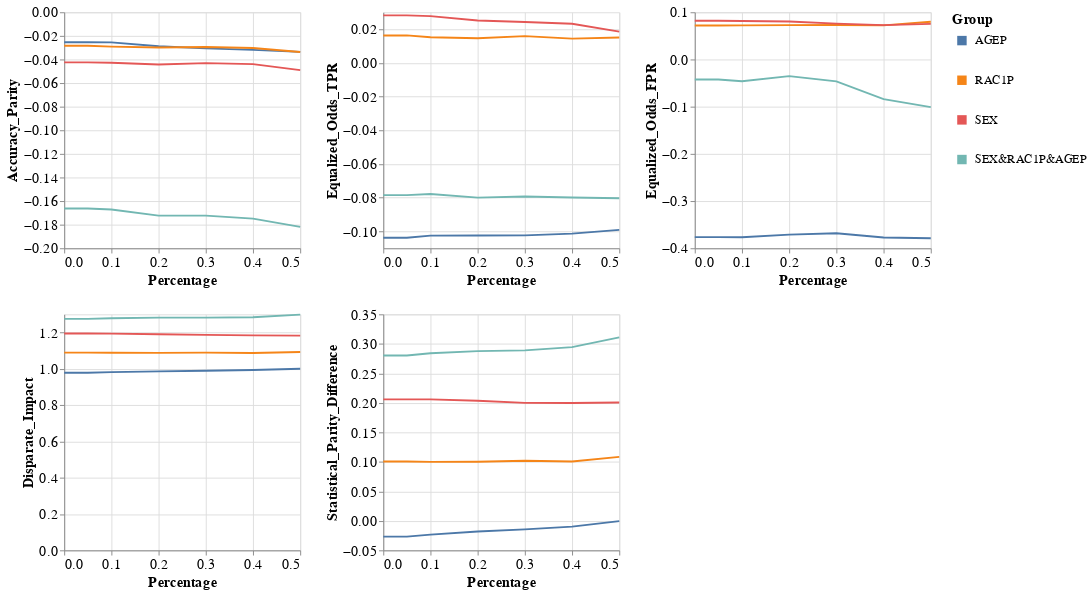

The notebook cell saved with this chart:
### Code cell
visualizer.create_groups_grid_pct_lines_plot(model_name=MODEL_NAMES[0],
                                             target_preprocessing_technique=PREPROCESSING_TECHNIQUES[0],
                                             group_metrics_type='fairness')

### Figure 1 — Vega-Lite specification as saved in the notebook (floating-point values rounded to 4 significant figures)
{"config": {"view": {"continuousWidth": 400, "continuousHeight": 300}, "axis": {"labelFontSize": 15, "titleFontSize": 15}, "legend": {"labelFontSize": 13, "symbolStrokeWidth": 10, "titleFontSize": 15}}, "vconcat": [{"hconcat": [{"mark": "line", "encoding": {"color": {"field": "Group", "type": "nominal"}, "x": {"field": "Percentage", "type": "quantitative"}, "y": {"field": "Metric_Value", "title": "Accuracy_Parity", "type": "quantitative"}}, "height": 250, "width": 250}, {"data": {"name": "data-0c2902fc7ee91f45fbda446cadce1b52"}, "mark": "line", "encoding": {"color": {"field": "Group", "type": "nominal"}, "x": {"field": "Percentage", "type": "quantitative"}, "y": {"field": "Metric_Value", "title": "Equalized_Odds_TPR", "type": "quantitative"}}, "height": 250, "width": 250}, {"data": {"name": "data-f971a2fc4892883136ca72e50a469620"}, "mark": "line", "encoding": {"color": {"field": "Group", "type": "nominal"}, "x": {"field": "Percentage", "type": "quantitative"}, "y": {"field": "Metric_Value", "title": "Equalized_Odds_FPR", "type": "quantitative"}}, "height": 250, "width": 250}]}, {"hconcat": [{"mark": "line", "encoding": {"color": {"field": "Group", "type": "nominal"}, "x": {"field": "Percentage", "type": "quantitative"}, "y": {"field": "Metric_Value", "title": "Disparate_Impact", "type": "quantitative"}}, "height": 250, "width": 250}, {"data": {"name": "data-905065e5d3a139163e03b15bbe49e051"}, "mark": "line", "encoding": {"color": {"field": "Group", "type": "nominal"}, "x": {"field": "Percentage", "type": "quantitative"}, "y": {"field": "Metric_Value", "title": "Statistical_Parity_Difference", "type": "quantitative"}}, "height": 250, "width": 250}], "data": {"name": "data-ff1cdd01fa4d382279e469d6518927d4"}}], "data": {"name": "data-3e34b0834c1b353f0fa538a464223d29"}, "$schema": "https://vega.github.io/schema/vega-lite/v4.17.0.json", "datasets": {"data-3e34b0834c1b353f0fa538a464223d29": [{"Model_Name": "DecisionTreeClassifier", "Metric": "Accuracy_Parity", "Group": "AGEP", "Metric_Value": -0.02536, "Percentage": 0.0}, {"Model_Name": "DecisionTreeClassifier", "Metric": "Accuracy_Parity", "Group": "RAC1P", "Metric_Value": -0.02836, "Percentage": 0.0}, {"Model_Name": "DecisionTreeClassifier", "Metric": "Accuracy_Parity", "Group": "SEX", "Metric_Value": -0.04244, "Percentage": 0.0}, {"Model_Name": "DecisionTreeClassifier", "Metric": "Accuracy_Parity", "Group": "SEX&RAC1P&AGEP", "Metric_Value": -0.1663, "Percentage": 0.0}, {"Model_Name": "DecisionTreeClassifier", "Metric": "Accuracy_Parity", "Group": "AGEP", "Metric_Value": -0.02536, "Percentage": 0.05}, {"Model_Name": "DecisionTreeClassifier", "Metric": "Accuracy_Parity", "Group": "RAC1P", "Metric_Value": -0.02836, "Percentage": 0.05}, {"Model_Name": "DecisionTreeClassifier", "Metric": "Accuracy_Parity", "Group": "SEX", "Metric_Value": -0.04244, "Percentage": 0.05}, {"Model_Name": "DecisionTreeClassifier", "Metric": "Accuracy_Parity", "Group": "SEX&RAC1P&AGEP", "Metric_Value": -0.1663, "Percentage": 0.05}, {"Model_Name": "DecisionTreeClassifier", "Metric": "Accuracy_Parity", "Group": "AGEP", "Metric_Value": -0.02551, "Percentage": 0.1}, {"Model_Name": "DecisionTreeClassifier", "Metric": "Accuracy_Parity", "Group": "RAC1P", "Metric_Value": -0.0291, "Percentage": 0.1}, {"Model_Name": "DecisionTreeClassifier", "Metric": "Accuracy_Parity", "Group": "SEX", "Metric_Value": -0.0428, "Percentage": 0.1}, {"Model_Name": "DecisionTreeClassifier", "Metric": "Accuracy_Parity", "Group": "SEX&RAC1P&AGEP", "Metric_Value": -0.1671, "Percentage": 0.1}, {"Model_Name": "DecisionTreeClassifier", "Metric": "Accuracy_Parity", "Group": "AGEP", "Metric_Value": -0.02878, "Percentage": 0.2}, {"Model_Name": "DecisionTreeClassifier", "Metric": "Accuracy_Parity", "Group": "RAC1P", "Metric_Value": -0.0299, "Percentage": 0.2}, {"Model_Name": "DecisionTreeClassifier", "Metric": "Accuracy_Parity", "Group": "SEX", "Metric_Value": -0.04426, "Percentage": 0.2}, {"Model_Name": "DecisionTreeClassifier", "Metric": "Accuracy_Parity", "Group": "SEX&RAC1P&AGEP", "Metric_Value": -0.1723, "Percentage": 0.2}, {"Model_Name": "DecisionTreeClassifier", "Metric": "Accuracy_Parity", "Group": "AGEP", "Metric_Value": -0.03063, "Percentage": 0.3}, {"Model_Name": "DecisionTreeClassifier", "Metric": "Accuracy_Parity", "Group": "RAC1P", "Metric_Value": -0.02937, "Percentage": 0.3}, {"Model_Name": "DecisionTreeClassifier", "Metric": "Accuracy_Parity", "Group": "SEX", "Metric_Value": -0.04312, "Percentage": 0.3}, {"Model_Name": "DecisionTreeClassifier", "Metric": "Accuracy_Parity", "Group": "SEX&RAC1P&AGEP", "Metric_Value": -0.1723, "Percentage": 0.3}, {"Model_Name": "DecisionTreeClassifier", "Metric": "Accuracy_Parity", "Group": "AGEP", "Metric_Value": -0.03191, "Percentage": 0.4}, {"Model_Name": "DecisionTreeClassifier", "Metric": "Accuracy_Parity", "Group": "RAC1P", "Metric_Value": -0.03025, "Percentage": 0.4}, {"Model_Name": "DecisionTreeClassifier", "Metric": "Accuracy_Parity", "Group": "SEX", "Metric_Value": -0.04398, "Percentage": 0.4}, {"Model_Name": "DecisionTreeClassifier", "Metric": "Accuracy_Parity", "Group": "SEX&RAC1P&AGEP", "Metric_Value": -0.1748, "Percentage": 0.4}, {"Model_Name": "DecisionTreeClassifier", "Metric": "Accuracy_Parity", "Group": "AGEP", "Metric_Value": -0.03355, "Percentage": 0.5}, {"Model_Name": "DecisionTreeClassifier", "Metric": "Accuracy_Parity", "Group": "RAC1P", "Metric_Value": -0.0337, "Percentage": 0.5}, {"Model_Name": "DecisionTreeClassifier", "Metric": "Accuracy_Parity", "Group": "SEX", "Metric_Value": -0.04904, "Percentage": 0.5}, {"Model_Name": "DecisionTreeClassifier", "Metric": "Accuracy_Parity", "Group": "SEX&RAC1P&AGEP", "Metric_Value": -0.1819, "Percentage": 0.5}], "data-0c2902fc7ee91f45fbda446cadce1b52": [{"Model_Name": "DecisionTreeClassifier", "Metric": "Equalized_Odds_TPR", "Group": "AGEP", "Metric_Value": -0.1038, "Percentage": 0.0}, {"Model_Name": "DecisionTreeClassifier", "Metric": "Equalized_Odds_TPR", "Group": "RAC1P", "Metric_Value": 0.01626, "Percentage": 0.0}, {"Model_Name": "DecisionTreeClassifier", "Metric": "Equalized_Odds_TPR", "Group": "SEX", "Metric_Value": 0.02817, "Percentage": 0.0}, {"Model_Name": "DecisionTreeClassifier", "Metric": "Equalized_Odds_TPR", "Group": "SEX&RAC1P&AGEP", "Metric_Value": -0.07847, "Percentage": 0.0}, {"Model_Name": "DecisionTreeClassifier", "Metric": "Equalized_Odds_TPR", "Group": "AGEP", "Metric_Value": -0.1038, "Percentage": 0.05}, {"Model_Name": "DecisionTreeClassifier", "Metric": "Equalized_Odds_TPR", "Group": "RAC1P", "Metric_Value": 0.01626, "Percentage": 0.05}, {"Model_Name": "DecisionTreeClassifier", "Metric": "Equalized_Odds_TPR", "Group": "SEX", "Metric_Value": 0.02817, "Percentage": 0.05}, {"Model_Name": "DecisionTreeClassifier", "Metric": "Equalized_Odds_TPR", "Group": "SEX&RAC1P&AGEP", "Metric_Value": -0.07847, "Percentage": 0.05}, {"Model_Name": "DecisionTreeClassifier", "Metric": "Equalized_Odds_TPR", "Group": "AGEP", "Metric_Value": -0.1025, "Percentage": 0.1}, {"Model_Name": "DecisionTreeClassifier", "Metric": "Equalized_Odds_TPR", "Group": "RAC1P", "Metric_Value": 0.01521, "Percentage": 0.1}, {"Model_Name": "DecisionTreeClassifier", "Metric": "Equalized_Odds_TPR", "Group": "SEX", "Metric_Value": 0.02774, "Percentage": 0.1}, {"Model_Name": "DecisionTreeClassifier", "Metric": "Equalized_Odds_TPR", "Group": "SEX&RAC1P&AGEP", "Metric_Value": -0.07779, "Percentage": 0.1}, {"Model_Name": "DecisionTreeClassifier", "Metric": "Equalized_Odds_TPR", "Group": "AGEP", "Metric_Value": -0.1024, "Percentage": 0.2}, {"Model_Name": "DecisionTreeClassifier", "Metric": "Equalized_Odds_TPR", "Group": "RAC1P", "Metric_Value": 0.01459, "Percentage": 0.2}, {"Model_Name": "DecisionTreeClassifier", "Metric": "Equalized_Odds_TPR", "Group": "SEX", "Metric_Value": 0.02509, "Percentage": 0.2}, {"Model_Name": "DecisionTreeClassifier", "Metric": "Equalized_Odds_TPR", "Group": "SEX&RAC1P&AGEP", "Metric_Value": -0.07994, "Percentage": 0.2}, {"Model_Name": "DecisionTreeClassifier", "Metric": "Equalized_Odds_TPR", "Group": "AGEP", "Metric_Value": -0.1024, "Percentage": 0.3}, {"Model_Name": "DecisionTreeClassifier", "Metric": "Equalized_Odds_TPR", "Group": "RAC1P", "Metric_Value": 0.01583, "Percentage": 0.3}, {"Model_Name": "DecisionTreeClassifier", "Metric": "Equalized_Odds_TPR", "Group": "SEX", "Metric_Value": 0.02426, "Percentage": 0.3}, {"Model_Name": "DecisionTreeClassifier", "Metric": "Equalized_Odds_TPR", "Group": "SEX&RAC1P&AGEP", "Metric_Value": -0.07932, "Percentage": 0.3}, {"Model_Name": "DecisionTreeClassifier", "Metric": "Equalized_Odds_TPR", "Group": "AGEP", "Metric_Value": -0.1013, "Percentage": 0.4}, {"Model_Name": "DecisionTreeClassifier", "Metric": "Equalized_Odds_TPR", "Group": "RAC1P", "Metric_Value": 0.01434, "Percentage": 0.4}, {"Model_Name": "DecisionTreeClassifier", "Metric": "Equalized_Odds_TPR", "Group": "SEX", "Metric_Value": 0.02316, "Percentage": 0.4}, {"Model_Name": "DecisionTreeClassifier", "Metric": "Equalized_Odds_TPR", "Group": "SEX&RAC1P&AGEP", "Metric_Value": -0.07985, "Percentage": 0.4}, {"Model_Name": "DecisionTreeClassifier", "Metric": "Equalized_Odds_TPR", "Group": "AGEP", "Metric_Value": -0.09909, "Percentage": 0.5}, {"Model_Name": "DecisionTreeClassifier", "Metric": "Equalized_Odds_TPR", "Group": "RAC1P", "Metric_Value": 0.01503, "Percentage": 0.5}, {"Model_Name": "DecisionTreeClassifier", "Metric": "Equalized_Odds_TPR", "Group": "SEX", "Metric_Value": 0.01855, "Percentage": 0.5}, {"Model_Name": "DecisionTreeClassifier", "Metric": "Equalized_Odds_TPR", "Group": "SEX&RAC1P&AGEP", "Metric_Value": -0.08035, "Percentage": 0.5}], "data-f971a2fc4892883136ca72e50a469620": [{"Model_Name": "DecisionTreeClassifier", "Metric": "Equalized_Odds_FPR", "Group": "AGEP", "Metric_Value": -0.3764, "Percentage": 0.0}, {"Model_Name": "DecisionTreeClassifier", "Metric": "Equalized_Odds_FPR", "Group": "RAC1P", "Metric_Value": 0.07195, "Percentage": 0.0}, {"Model_Name": "DecisionTreeClassifier", "Metric": "Equalized_Odds_FPR", "Group": "SEX", "Metric_Value": 0.08209, "Percentage": 0.0}, {"Model_Name": "DecisionTreeClassifier", "Metric": "Equalized_Odds_FPR", "Group": "SEX&RAC1P&AGEP", "Metric_Value": -0.04251, "Percentage": 0.0}, {"Model_Name": "DecisionTreeClassifier", "Metric": "Equalized_Odds_FPR", "Group": "AGEP", "Metric_Value": -0.3764, "Percentage": 0.05}, {"Model_Name": "DecisionTreeClassifier", "Metric": "Equalized_Odds_FPR", "Group": "RAC1P", "Metric_Value": 0.07195, "Percentage": 0.05}, {"Model_Name": "DecisionTreeClassifier", "Metric": "Equalized_Odds_FPR", "Group": "SEX", "Metric_Value": 0.08209, "Percentage": 0.05}, {"Model_Name": "DecisionTreeClassifier", "Metric": "Equalized_Odds_FPR", "Group": "SEX&RAC1P&AGEP", "Metric_Value": -0.04251, "Percentage": 0.05}, {"Model_Name": "DecisionTreeClassifier", "Metric": "Equalized_Odds_FPR", "Group": "AGEP", "Metric_Value": -0.3766, "Percentage": 0.1}, {"Model_Name": "DecisionTreeClassifier", "Metric": "Equalized_Odds_FPR", "Group": "RAC1P", "Metric_Value": 0.07212, "Percentage": 0.1}, {"Model_Name": "DecisionTreeClassifier", "Metric": "Equalized_Odds_FPR", "Group": "SEX", "Metric_Value": 0.08157, "Percentage": 0.1}, {"Model_Name": "DecisionTreeClassifier", "Metric": "Equalized_Odds_FPR", "Group": "SEX&RAC1P&AGEP", "Metric_Value": -0.04616, "Percentage": 0.1}, {"Model_Name": "DecisionTreeClassifier", "Metric": "Equalized_Odds_FPR", "Group": "AGEP", "Metric_Value": -0.3712, "Percentage": 0.2}, {"Model_Name": "DecisionTreeClassifier", "Metric": "Equalized_Odds_FPR", "Group": "RAC1P", "Metric_Value": 0.0728, "Percentage": 0.2}, {"Model_Name": "DecisionTreeClassifier", "Metric": "Equalized_Odds_FPR", "Group": "SEX", "Metric_Value": 0.08031, "Percentage": 0.2}, {"Model_Name": "DecisionTreeClassifier", "Metric": "Equalized_Odds_FPR", "Group": "SEX&RAC1P&AGEP", "Metric_Value": -0.03533, "Percentage": 0.2}, {"Model_Name": "DecisionTreeClassifier", "Metric": "Equalized_Odds_FPR", "Group": "AGEP", "Metric_Value": -0.3682, "Percentage": 0.3}, {"Model_Name": "DecisionTreeClassifier", "Metric": "Equalized_Odds_FPR", "Group": "RAC1P", "Metric_Value": 0.07294, "Percentage": 0.3}, {"Model_Name": "DecisionTreeClassifier", "Metric": "Equalized_Odds_FPR", "Group": "SEX", "Metric_Value": 0.07585, "Percentage": 0.3}, {"Model_Name": "DecisionTreeClassifier", "Metric": "Equalized_Odds_FPR", "Group": "SEX&RAC1P&AGEP", "Metric_Value": -0.0465, "Percentage": 0.3}, {"Model_Name": "DecisionTreeClassifier", "Metric": "Equalized_Odds_FPR", "Group": "AGEP", "Metric_Value": -0.3773, "Percentage": 0.4}, {"Model_Name": "DecisionTreeClassifier", "Metric": "Equalized_Odds_FPR", "Group": "RAC1P", "Metric_Value": 0.0722, "Percentage": 0.4}, {"Model_Name": "DecisionTreeClassifier", "Metric": "Equalized_Odds_FPR", "Group": "SEX", "Metric_Value": 0.07281, "Percentage": 0.4}, {"Model_Name": "DecisionTreeClassifier", "Metric": "Equalized_Odds_FPR", "Group": "SEX&RAC1P&AGEP", "Metric_Value": -0.08404, "Percentage": 0.4}, {"Model_Name": "DecisionTreeClassifier", "Metric": "Equalized_Odds_FPR", "Group": "AGEP", "Metric_Value": -0.3789, "Percentage": 0.5}, {"Model_Name": "DecisionTreeClassifier", "Metric": "Equalized_Odds_FPR", "Group": "RAC1P", "Metric_Value": 0.08004, "Percentage": 0.5}, {"Model_Name": "DecisionTreeClassifier", "Metric": "Equalized_Odds_FPR", "Group": "SEX", "Metric_Value": 0.07531, "Percentage": 0.5}, {"Model_Name": "DecisionTreeClassifier", "Metric": "Equalized_Odds_FPR", "Group": "SEX&RAC1P&AGEP", "Metric_Value": -0.101, "Percentage": 0.5}], "data-ff1cdd01fa4d382279e469d6518927d4": [{"Model_Name": "DecisionTreeClassifier", "Metric": "Disparate_Impact", "Group": "AGEP", "Metric_Value": 0.9785, "Percentage": 0.0}, {"Model_Name": "DecisionTreeClassifier", "Metric": "Disparate_Impact", "Group": "RAC1P", "Metric_Value": 1.089, "Percentage": 0.0}, {"Model_Name": "DecisionTreeClassifier", "Metric": "Disparate_Impact", "Group": "SEX", "Metric_Value": 1.194, "Percentage": 0.0}, {"Model_Name": "DecisionTreeClassifier", "Metric": "Disparate_Impact", "Group": "SEX&RAC1P&AGEP", "Metric_Value": 1.275, "Percentage": 0.0}, {"Model_Name": "DecisionTreeClassifier", "Metric": "Disparate_Impact", "Group": "AGEP", "Metric_Value": 0.9785, "Percentage": 0.05}, {"Model_Name": "DecisionTreeClassifier", "Metric": "Disparate_Impact", "Group": "RAC1P", "Metric_Value": 1.089, "Percentage": 0.05}, {"Model_Name": "DecisionTreeClassifier", "Metric": "Disparate_Impact", "Group": "SEX", "Metric_Value": 1.194, "Percentage": 0.05}, {"Model_Name": "DecisionTreeClassifier", "Metric": "Disparate_Impact", "Group": "SEX&RAC1P&AGEP", "Metric_Value": 1.275, "Percentage": 0.05}, {"Model_Name": "DecisionTreeClassifier", "Metric": "Disparate_Impact", "Group": "AGEP", "Metric_Value": 0.9815, "Percentage": 0.1}, {"Model_Name": "DecisionTreeClassifier", "Metric": "Disparate_Impact", "Group": "RAC1P", "Metric_Value": 1.088, "Percentage": 0.1}, {"Model_Name": "DecisionTreeClassifier", "Metric": "Disparate_Impact", "Group": "SEX", "Metric_Value": 1.194, "Percentage": 0.1}, {"Model_Name": "DecisionTreeClassifier", "Metric": "Disparate_Impact", "Group": "SEX&RAC1P&AGEP", "Metric_Value": 1.279, "Percentage": 0.1}, {"Model_Name": "DecisionTreeClassifier", "Metric": "Disparate_Impact", "Group": "AGEP", "Metric_Value": 0.9861, "Percentage": 0.2}, {"Model_Name": "DecisionTreeClassifier", "Metric": "Disparate_Impact", "Group": "RAC1P", "Metric_Value": 1.088, "Percentage": 0.2}, {"Model_Name": "DecisionTreeClassifier", "Metric": "Disparate_Impact", "Group": "SEX", "Metric_Value": 1.191, "Percentage": 0.2}, {"Model_Name": "DecisionTreeClassifier", "Metric": "Disparate_Impact", "Group": "SEX&RAC1P&AGEP", "Metric_Value": 1.282, "Percentage": 0.2}, {"Model_Name": "DecisionTreeClassifier", "Metric": "Disparate_Impact", "Group": "AGEP", "Metric_Value": 0.9891, "Percentage": 0.3}, {"Model_Name": "DecisionTreeClassifier", "Metric": "Disparate_Impact", "Group": "RAC1P", "Metric_Value": 1.089, "Percentage": 0.3}, {"Model_Name": "DecisionTreeClassifier", "Metric": "Disparate_Impact", "Group": "SEX", "Metric_Value": 1.187, "Percentage": 0.3}, {"Model_Name": "DecisionTreeClassifier", "Metric": "Disparate_Impact", "Group": "SEX&RAC1P&AGEP", "Metric_Value": 1.282, "Percentage": 0.3}, {"Model_Name": "DecisionTreeClassifier", "Metric": "Disparate_Impact", "Group": "AGEP", "Metric_Value": 0.9931, "Percentage": 0.4}, {"Model_Name": "DecisionTreeClassifier", "Metric": "Disparate_Impact", "Group": "RAC1P", "Metric_Value": 1.087, "Percentage": 0.4}, {"Model_Name": "DecisionTreeClassifier", "Metric": "Disparate_Impact", "Group": "SEX", "Metric_Value": 1.184, "Percentage": 0.4}, {"Model_Name": "DecisionTreeClassifier", "Metric": "Disparate_Impact", "Group": "SEX&RAC1P&AGEP", "Metric_Value": 1.284, "Percentage": 0.4}, {"Model_Name": "DecisionTreeClassifier", "Metric": "Disparate_Impact", "Group": "AGEP", "Metric_Value": 1.001, "Percentage": 0.5}, {"Model_Name": "DecisionTreeClassifier", "Metric": "Disparate_Impact", "Group": "RAC1P", "Metric_Value": 1.093, "Percentage": 0.5}, {"Model_Name": "DecisionTreeClassifier", "Metric": "Disparate_Impact", "Group": "SEX", "Metric_Value": 1.183, "Percentage": 0.5}, {"Model_Name": "DecisionTreeClassifier", "Metric": "Disparate_Impact", "Group": "SEX&RAC1P&AGEP", "Metric_Value": 1.298, "Percentage": 0.5}], "data-905065e5d3a139163e03b15bbe49e051": [{"Model_Name": "DecisionTreeClassifier", "Metric": "Statistical_Parity_Difference", "Group": "AGEP", "Metric_Value": -0.02669, "Percentage": 0.0}, {"Model_Name": "DecisionTreeClassifier", "Metric": "Statistical_Parity_Difference", "Group": "RAC1P", "Metric_Value": 0.1007, "Percentage": 0.0}, {"Model_Name": "DecisionTreeClassifier", "Metric": "Statistical_Parity_Difference", "Group": "SEX", "Metric_Value": 0.2059, "Percentage": 0.0}, {"Model_Name": "DecisionTreeClassifier", "Metric": "Statistical_Parity_Difference", "Group": "SEX&RAC1P&AGEP", "Metric_Value": 0.2802, "Percentage": 0.0}, {"Model_Name": "DecisionTreeClassifier", "Metric": "Statistical_Parity_Difference", "Group": "AGEP", "Metric_Value": -0.02669, "Percentage": 0.05}, {"Model_Name": "DecisionTreeClassifier", "Metric": "Statistical_Parity_Difference", "Group": "RAC1P", "Metric_Value": 0.1007, "Percentage": 0.05}, {"Model_Name": "DecisionTreeClassifier", "Metric": "Statistical_Parity_Difference", "Group": "SEX", "Metric_Value": 0.2059, "Percentage": 0.05}, {"Model_Name": "DecisionTreeClassifier", "Metric": "Statistical_Parity_Difference", "Group": "SEX&RAC1P&AGEP", "Metric_Value": 0.2802, "Percentage": 0.05}, {"Model_Name": "DecisionTreeClassifier", "Metric": "Statistical_Parity_Difference", "Group": "AGEP", "Metric_Value": -0.0233, "Percentage": 0.1}, {"Model_Name": "DecisionTreeClassifier", "Metric": "Statistical_Parity_Difference", "Group": "RAC1P", "Metric_Value": 0.1, "Percentage": 0.1}, {"Model_Name": "DecisionTreeClassifier", "Metric": "Statistical_Parity_Difference", "Group": "SEX", "Metric_Value": 0.2059, "Percentage": 0.1}, {"Model_Name": "DecisionTreeClassifier", "Metric": "Statistical_Parity_Difference", "Group": "SEX&RAC1P&AGEP", "Metric_Value": 0.2841, "Percentage": 0.1}, {"Model_Name": "DecisionTreeClassifier", "Metric": "Statistical_Parity_Difference", "Group": "AGEP", "Metric_Value": -0.01795, "Percentage": 0.2}, {"Model_Name": "DecisionTreeClassifier", "Metric": "Statistical_Parity_Difference", "Group": "RAC1P", "Metric_Value": 0.1003, "Percentage": 0.2}, {"Model_Name": "DecisionTreeClassifier", "Metric": "Statistical_Parity_Difference", "Group": "SEX", "Metric_Value": 0.2034, "Percentage": 0.2}, {"Model_Name": "DecisionTreeClassifier", "Metric": "Statistical_Parity_Difference", "Group": "SEX&RAC1P&AGEP", "Metric_Value": 0.2877, "Percentage": 0.2}, {"Model_Name": "DecisionTreeClassifier", "Metric": "Statistical_Parity_Difference", "Group": "AGEP", "Metric_Value": -0.0144, "Percentage": 0.3}, {"Model_Name": "DecisionTreeClassifier", "Metric": "Statistical_Parity_Difference", "Group": "RAC1P", "Metric_Value": 0.1019, "Percentage": 0.3}, {"Model_Name": "DecisionTreeClassifier", "Metric": "Statistical_Parity_Difference", "Group": "SEX", "Metric_Value": 0.2, "Percentage": 0.3}, {"Model_Name": "DecisionTreeClassifier", "Metric": "Statistical_Parity_Difference", "Group": "SEX&RAC1P&AGEP", "Metric_Value": 0.2889, "Percentage": 0.3}, {"Model_Name": "DecisionTreeClassifier", "Metric": "Statistical_Parity_Difference", "Group": "AGEP", "Metric_Value": -0.00973, "Percentage": 0.4}, {"Model_Name": "DecisionTreeClassifier", "Metric": "Statistical_Parity_Difference", "Group": "RAC1P", "Metric_Value": 0.1006, "Percentage": 0.4}, {"Model_Name": "DecisionTreeClassifier", "Metric": "Statistical_Parity_Difference", "Group": "SEX", "Metric_Value": 0.1997, "Percentage": 0.4}, {"Model_Name": "DecisionTreeClassifier", "Metric": "Statistical_Parity_Difference", "Group": "SEX&RAC1P&AGEP", "Metric_Value": 0.2945, "Percentage": 0.4}, {"Model_Name": "DecisionTreeClassifier", "Metric": "Statistical_Parity_Difference", "Group": "AGEP", "Metric_Value": -0.0005499, "Percentage": 0.5}, {"Model_Name": "DecisionTreeClassifier", "Metric": "Statistical_Parity_Difference", "Group": "RAC1P", "Metric_Value": 0.1085, "Percentage": 0.5}, {"Model_Name": "DecisionTreeClassifier", "Metric": "Statistical_Parity_Difference", "Group": "SEX", "Metric_Value": 0.2006, "Percentage": 0.5}, {"Model_Name": "DecisionTreeClassifier", "Metric": "Statistical_Parity_Difference", "Group": "SEX&RAC1P&AGEP", "Metric_Value": 0.311, "Percentage": 0.5}]}}
